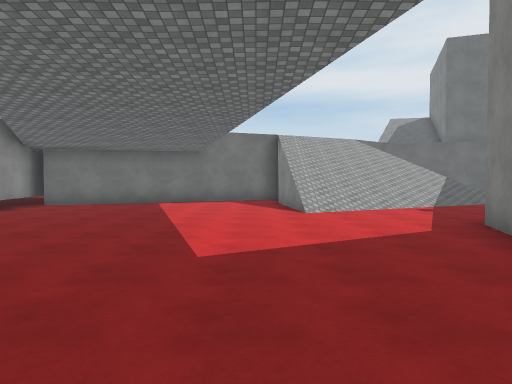
view 1 (above)

20 first-person views from a walk through a Unity game level. The camera is 1.5 m above the floor, tilts 2° down and sees 70° across. The floor is counted in squares, 2 m on a side. Each view is taken from the middle of a square. On the plan, view 1 faces up. The plan holds only what a view shows up to about 11 squares ahead; the rest is blank. The place goes on beyond the plan. The player is left out. Some animated figures are not drawn. Surface patterns are stand-ins for the level's own textures.

view 2
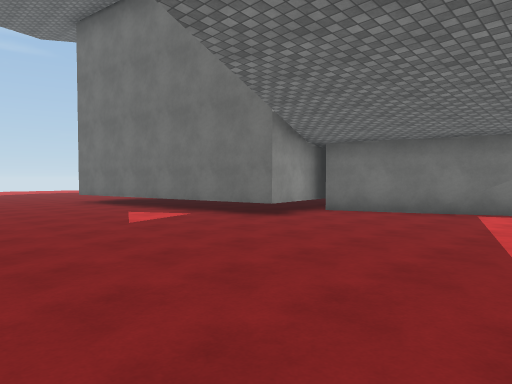

view 3
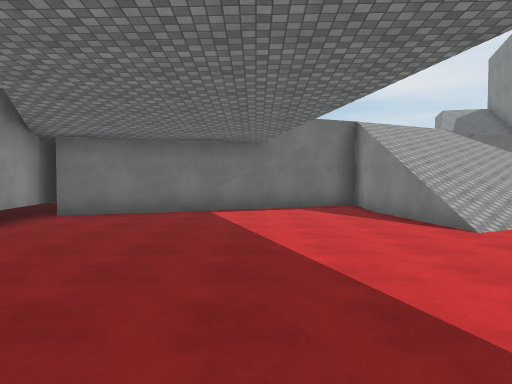

view 4
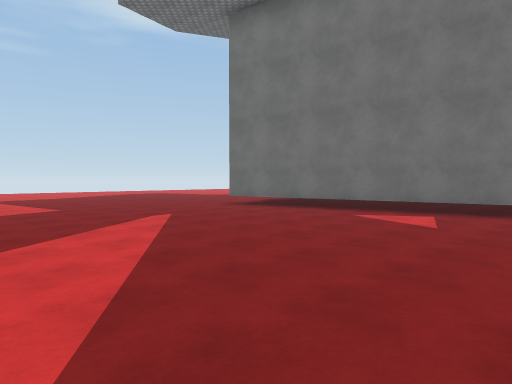

view 5
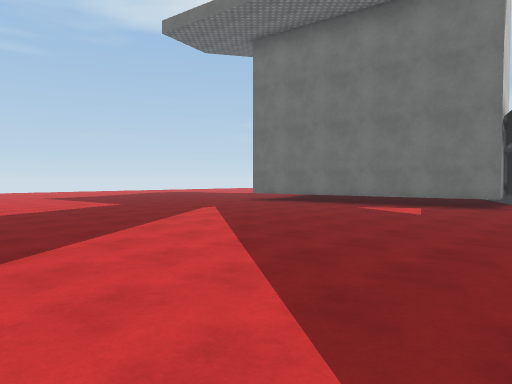

view 6
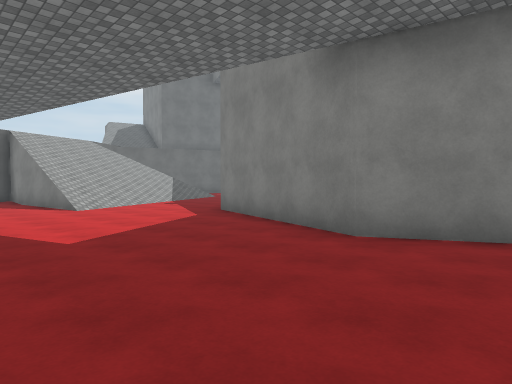

view 7
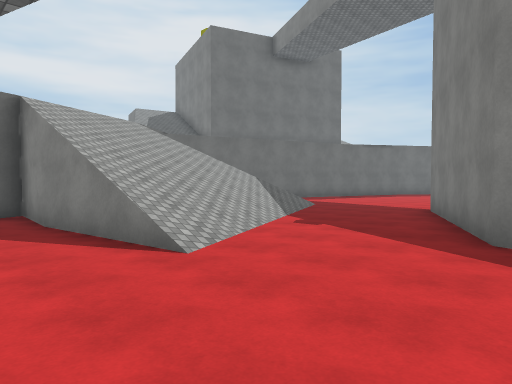

view 8
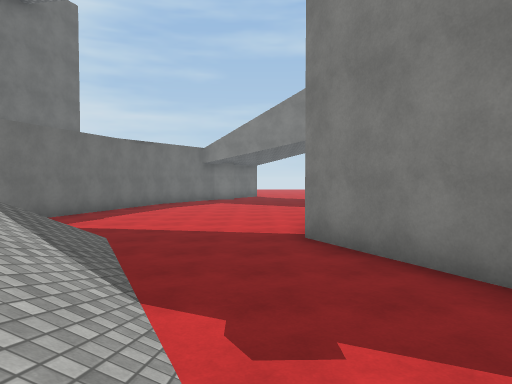

view 9
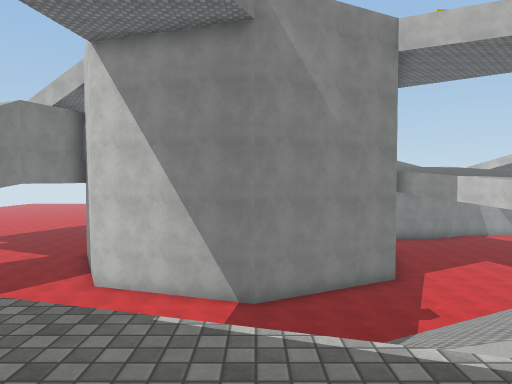

view 10
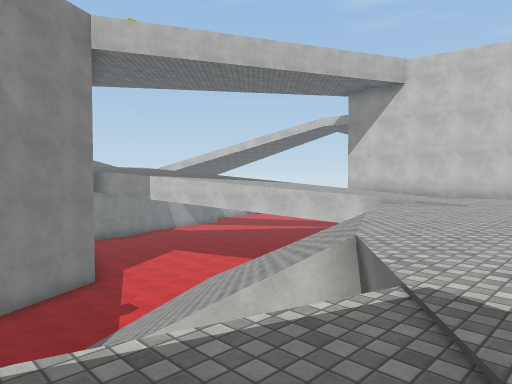

view 11
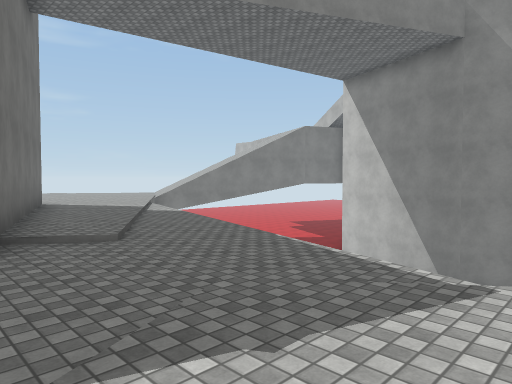

view 12
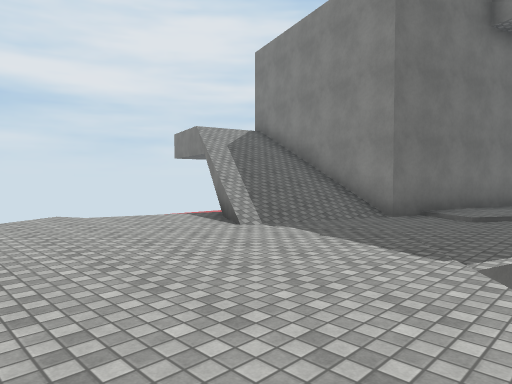

view 13
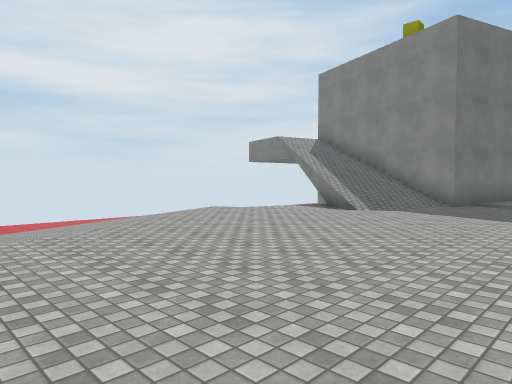

view 14
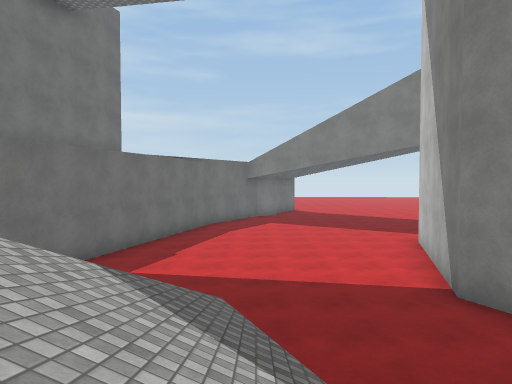

view 15
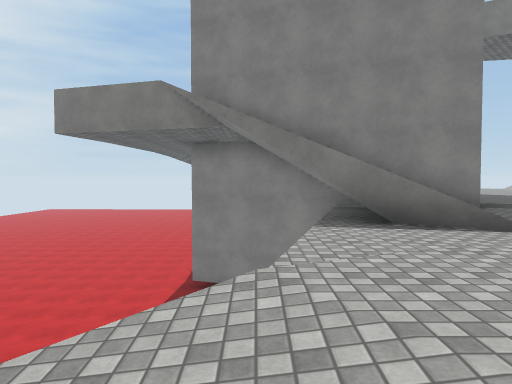

view 16
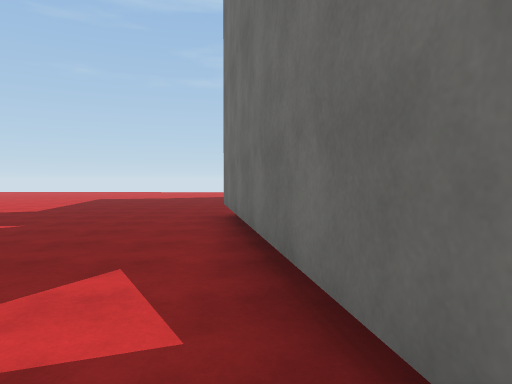

view 17
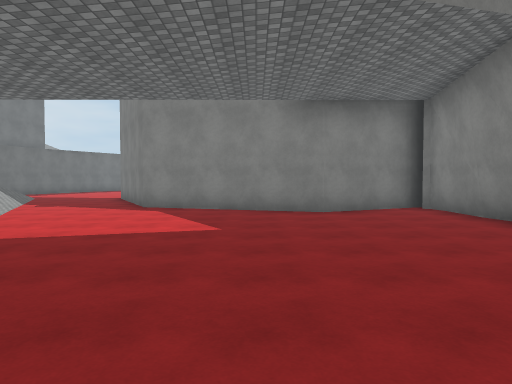

view 18
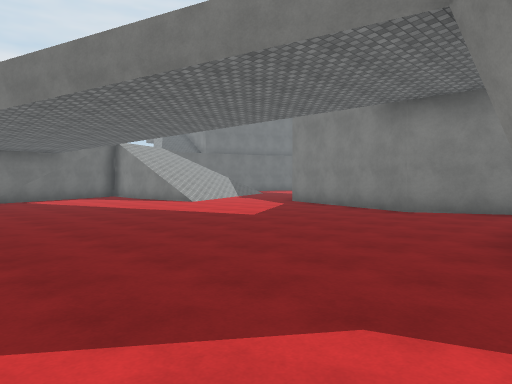

view 19
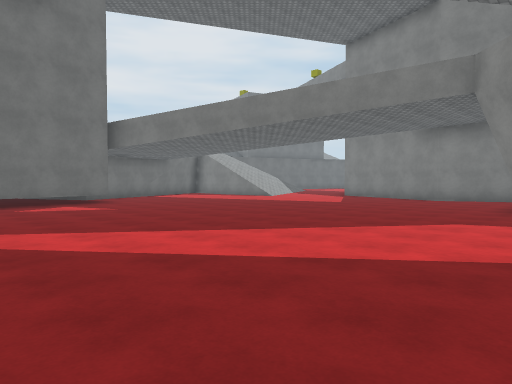

view 20
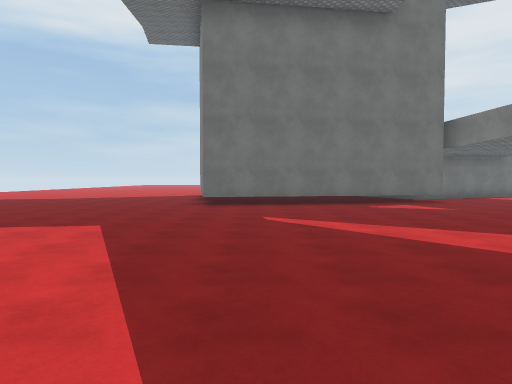

### Floor plan
Key: @ floor where view 1 was taken; # wall or solid block; . main floor; : floor 4.5 m higher than the main floor; + floor 4.75 m higher than the main floor; * floor 5 m higher than the main floor; / step, stairs or slope; = window, fence, low wall or low ledge; v drop or lower ground.
Columns run from 13 left of view 1 to 14 right of it. Each row starts with its distance up from view 1.
 24              ////.
 23              //////.    #
 22             ////++::    #
 21             //+++++:=///#
 20             +++++++:///##
 19             ++++++++://##
 18            +++++++++:::/####
 17            +++++++++:::/+++#
 16            +++++++//::::/+++
 15          ++++++++ . .//:/:/+
 14          +++++++///    ./#:/
 13           /////////   ......
 12           * ..///////.......
 11       #*//....#//////.......
 10       #.......v////.........
  9     ###.......=//...........
  8 #####........./......##.....
  7 ...................#######..
  6 .................###     ##.
  5 .................#
  4 ................##
  3 ................#
  2 ................#
  1 ................#
  0 .............@..##
 -1 ............//...#
 -2 ........../     ##
 -3  ..../

Positions as (right, up) in squares from view 1, and headings:
1: (0, 0), facing up
2: (-1, 3), facing up-left
3: (-2, 3), facing up
4: (-5, 0), facing up-left
5: (-4, -2), facing up-left
6: (-2, -1), facing up-right
7: (-1, 5), facing up-right
8: (2, 9), facing right
9: (8, 17), facing down
10: (8, 17), facing down-left
11: (5, 19), facing down-right
12: (2, 15), facing up-right
13: (-2, 15), facing up-right
14: (3, 11), facing right
15: (2, 23), facing right
16: (-6, 8), facing left
17: (-6, 3), facing right
18: (-6, -2), facing up-right
19: (-11, -3), facing up-right
20: (-12, -3), facing up
